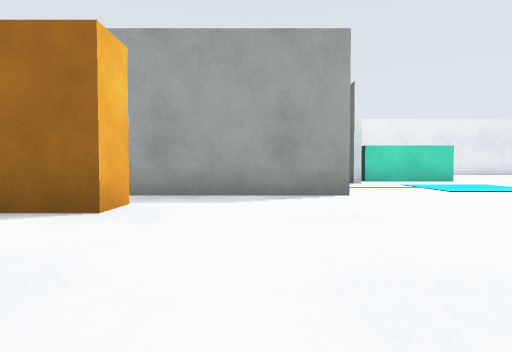
View 1 (above)

21 first-person views from a walk through a robot-simulator world made for Gazebo. The camera is 0.5 m above the floor, tilts 2° down and sees 75° across. The floor is counted in squares, 1 m on a side. Each view is taken from the middle of a square. On the plan, view 1 faces up. The plan holds only what a view shows up to about 9 squares ahead; the rest is blank.

View 2
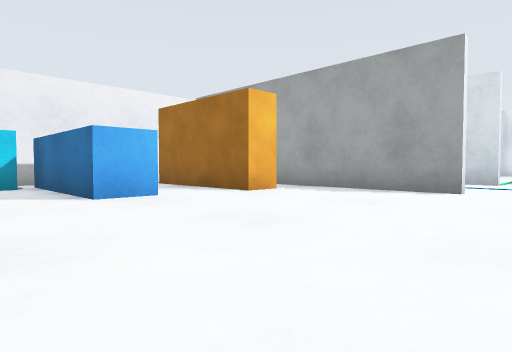

View 3
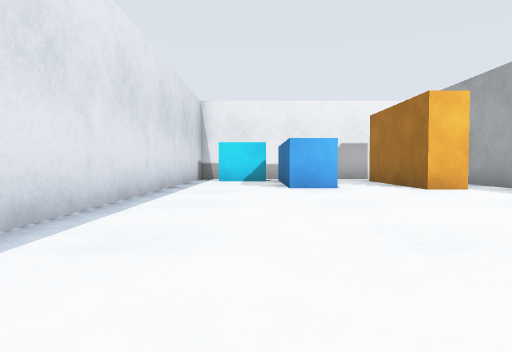

View 4
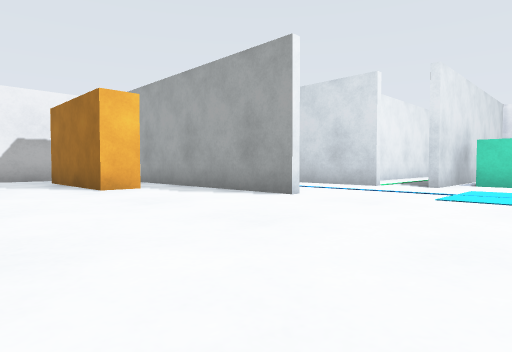

View 5
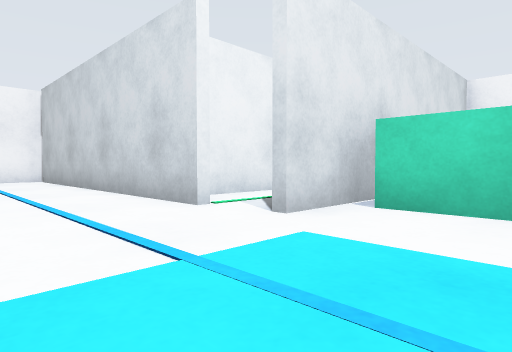

View 6
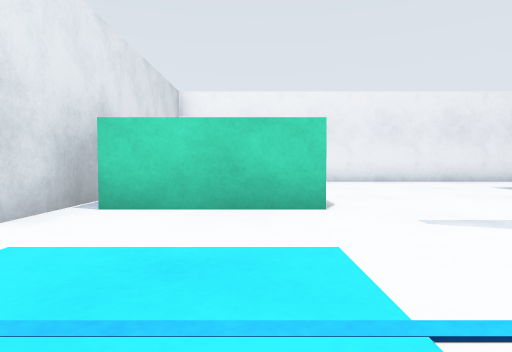

View 7
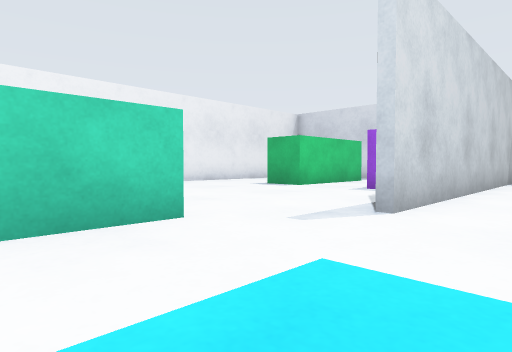

View 8
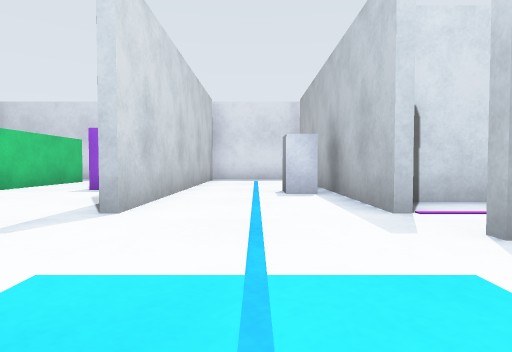

View 9
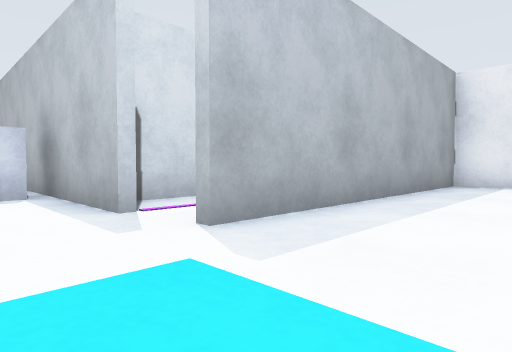

View 10
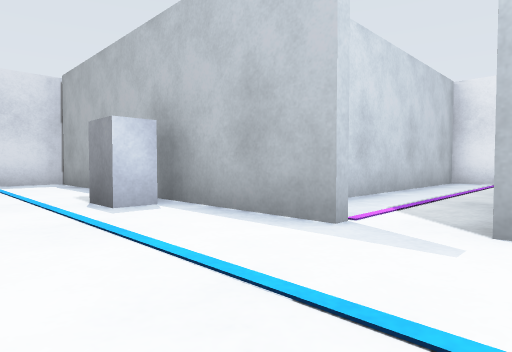

View 11
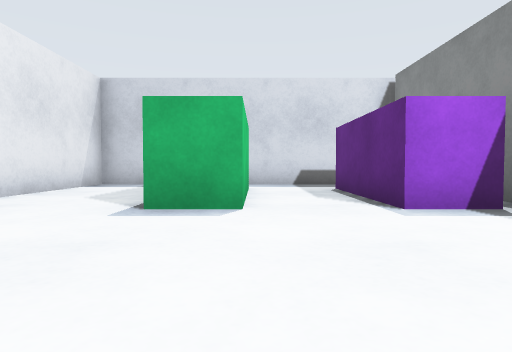

View 12
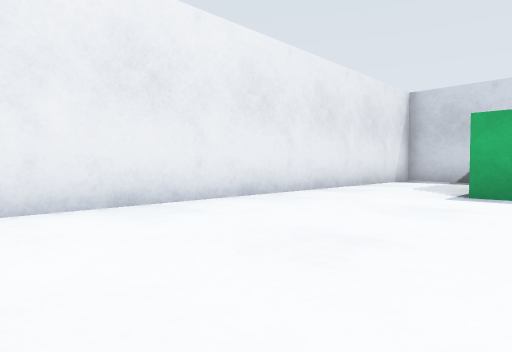

View 13
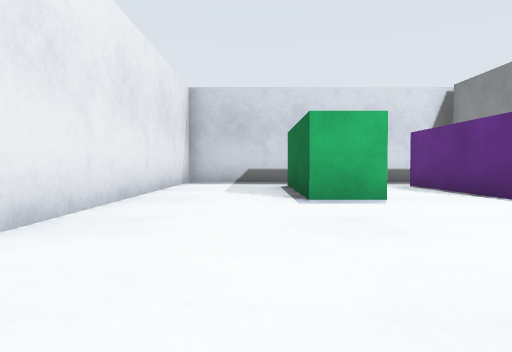

View 14
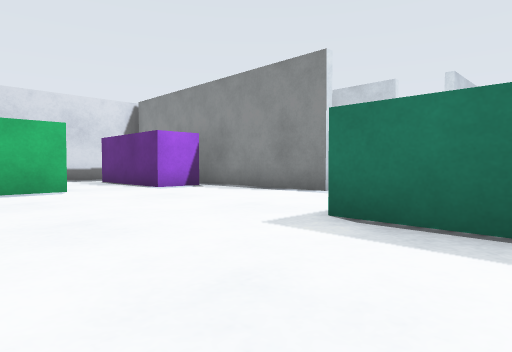

View 15
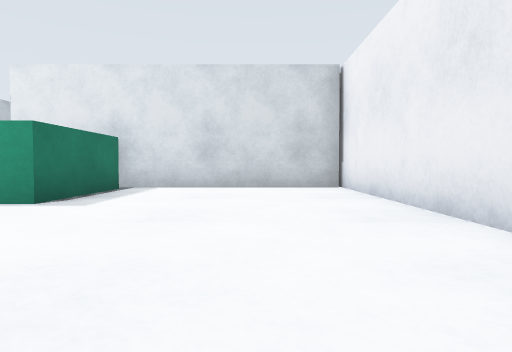

View 16
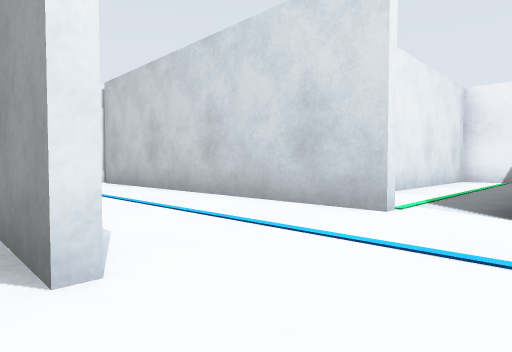

View 17
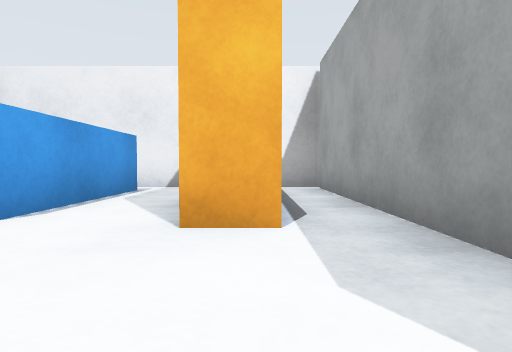

View 18
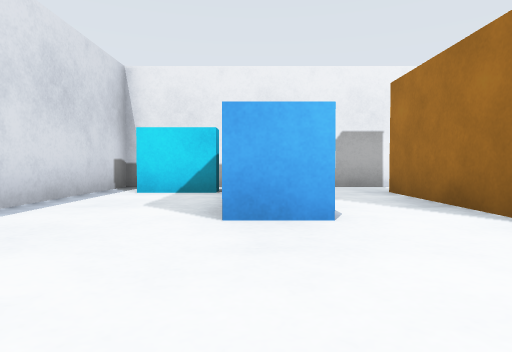

View 19
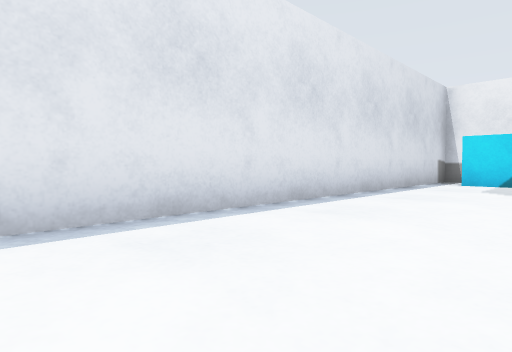

View 20
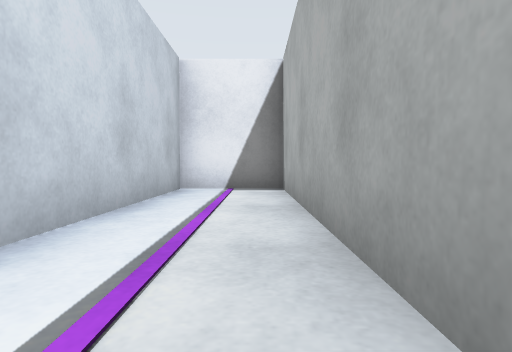

View 21
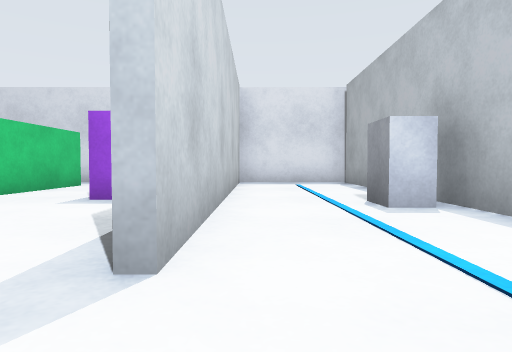

### Floor plan
Ten units are one square. View 1 is at (0, 0); x grows to the right and y downward. Boxes are objects, and circles mark ways between rooms. Rooms are numbered by the first view taken in them; rooms with no view inside come last. Other rooms are left out.
<svg viewBox="-69 -164 228 188">
<path fill="none" stroke="#000" d="M16 -85 -15 -85M16 -54 -64 -54 -64 19 60 19M74 -55 154 -55 154 -69M74 -86 105 -86M-16 -42 -16 -34 -50 -34M105 -85 75 -85M-44 -85 -61 -85M28 -159 28 -86M62 19 62 -54M134 -86 151 -86M150 -85 134 -85M154 -91 154 -122M154 -142 154 -159 30 -159M5 -152 5 -94M30 -159 10 -159M64 -44 64 19M60 19 85 19 85 -49"/>
<rect x="-55" y="-5" width="10" height="20" fill="#bbb"><title>cyan box</title></rect>
<rect x="-55" y="-15" width="40" height="10" fill="#bbb"><title>blue box</title></rect>
<rect x="35" y="-115" width="30" height="20" fill="#bbb"><title>green box</title></rect>
<rect x="95" y="-65" width="10" height="10" fill="#bbb"><title>white box</title></rect>
<rect x="105" y="-105" width="40" height="20" fill="#bbb"><title>bench</title></rect>
<rect x="105" y="-135" width="40" height="20" fill="#bbb"><title>counter</title></rect>
<circle cx="20" cy="-90" r="3" fill="#2a7"/>
<circle cx="75" cy="-45" r="3" fill="#2a7"/>
<text x="40" y="-70">1</text>
<text x="20" y="-120">2</text>
<text x="80" y="-20">3</text>
</svg>
Room 1 opens to room 2. Room 1 opens to room 3.

Where each view was taken, in squares from view 1:
view 1: 0 up, 0 right, facing up
view 2: 1 down, 3 right, facing up-left
view 3: 0 up, 5 right, facing left
view 4: 1 up, 5 right, facing up-left
view 5: 6 up, 5 right, facing up-left
view 6: 6 up, 5 right, facing up
view 7: 7 up, 4 right, facing up-right
view 8: 7 up, 4 right, facing right
view 9: 7 up, 4 right, facing down-right
view 10: 8 up, 6 right, facing down-right
view 11: 12 up, 7 right, facing right
view 12: 12 up, 5 right, facing up-right
view 13: 14 up, 6 right, facing right
view 14: 14 up, 4 right, facing down-right
view 15: 14 up, 10 right, facing left
view 16: 5 up, 3 right, facing up-left
view 17: 4 up, 1 right, facing left
view 18: 1 up, 1 right, facing left
view 19: 1 up, 4 right, facing down-left
view 20: 5 up, 7 right, facing down
view 21: 8 up, 6 right, facing right
